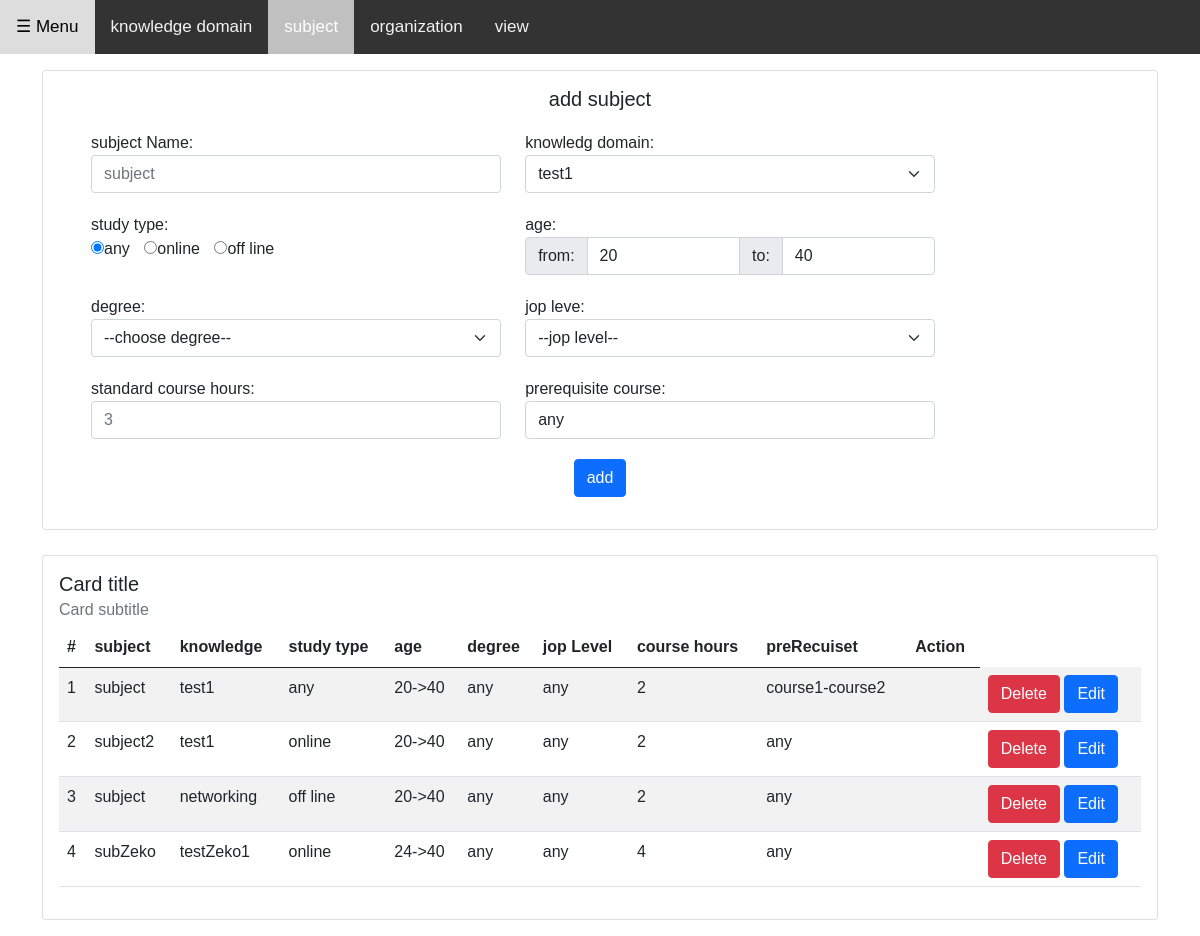
The page /subject on the database its author committed.
### tables this page shows
CREATE TABLE subjects  (id INTEGER PRIMARY KEY AUTOINCREMENT, subject TEXT NOT NULL, knowledg TEXT NOT NULL, study TEXT NOT NULL, startend TEXT NOT NULL, degree TEXT NOT NULL , joblevel TEXT NOT NULL , courseHoure TEXT NOT NULL , prerequisite TEXT NOT NULL);

### app.py (the view, shortened to what this page needs)
@app.route('/subject',methods=["POST","GET"])
def subject():
    if request.method == 'GET':
        con = sqlite3.connect("data_store.db")
        cur = con.cursor()
        con.execute("create table if not exists knowledgDomain  (id INTEGER PRIMARY KEY AUTOINCREMENT, knowledgDomainName TEXT NOT NULL, degree TEXT NOT NULL, ageRange TEXT NOT NULL, organization TEXT NOT NULL, department TEXT NOT NULL , sector TEXT NOT NULL , unit TEXT NOT NULL , jop TEXT NOT NULL , jopLevel TEXT NOT NULL , preRecuiset TEXT NOT NULL)")
        know = cur.execute("select *  from knowledgDomain  ;").fetchall()
        con.execute("create table if not exists subjects  (id INTEGER PRIMARY KEY AUTOINCREMENT, subject TEXT NOT NULL, knowledg TEXT NOT NULL, study TEXT NOT NULL, startend TEXT NOT NULL, degree TEXT NOT NULL , joblevel TEXT NOT NULL , courseHoure TEXT NOT NULL , prerequisite TEXT NOT NULL)")
        sub = cur.execute("select *  from subjects  ;").fetchall()
        print(sub)
        return render_template("subject.html",know=know,sub=sub )

### templates/subject.html (shortened to what this page needs)
<!DOCTYPE html>
<html>
<head>
<link rel="stylesheet" href="{{ url_for('static', filename='css/bootstrap.css') }}">
</head>
<body>
  <div class="topnav">
    <a class="openbtn" onclick="openNav()">☰ Menu</a>
    <a  href="/setting">knowledge domain</a>
    <a  class="active" href="/subject">subject</a>
    <a  href="/organization">organization</a>
    <a  href="/view">view</a>
  </div>
<div id="main">
  <div class="container">
    <div class="card" >
      <div class="card-body">
        <form action="/subject" method="POST">
        <center> <h5 class="card-title"> add subject </h5> </center>
          <div class="row top-buffer">
            <div class="col-sm-5">
              <label for="subject">subject Name:</label>
              <input id="subject" name ="subject" placeholder="subject"   type="text" class="form-control" aria-label="Default select example"  required>
            </div>
            <div class="col-sm-5">
                <label for="knowledg">knowledg domain:</label>
                <select  id="knowledg" name = "knowledg" class="form-select" aria-label="Default select example">
                  {% for k  in know %}
                  <option value="{{k[1]}}">{{k[1]}}</option>
                  {% endfor %}
                </select>
            </div>
          </div>
          <div class="row top-buffer">
            <div class="col-sm-5">
              <label for="study">study type:</label><br>
              <label class="radio-inline">
                <input type="radio" name="study" id="study" value="any"  checked>any
              </label>
              <label class="radio-inline">
                <input type="radio" name="study" id="study" value="online">online
              </label>
              <label class="radio-inline">
                <input type="radio" name="study" id="study" value="off line">off line
              </label>
            </div>
            <div class="col-sm-5" >
              <label >age:</label>
              <div class="input-group  "  >
                <span class="input-group-text " id="basic-addon1">from:</span>
              <input class="form-select" aria-label="Default select example" type="number" id="start" name="start" min="0" max="100" value="20" size="3" oninput="this.value = this.value.replace(/[^0-9.]/g, '').replace(/(\..*?)\..*/g, '$1');">
              <span class="input-group-text " id="basic-addon2">to:</span>
              <input  class="form-select   " aria-label="Default select example" type="number" id="end" name="end" min="0" max="100" value="40" size="3" oninput="this.value = this.value.replace(/[^0-9.]/g, '').replace(/(\..*?)\..*/g, '$1');">
            </div>
            </div>
          </div>
          <div class="row top-buffer">
            <div class="col-sm-5">
              <label for="degree">degree:</label>
              <select name="degree" id="degree" class="form-select" aria-label="Default select example">
                <option value="any">--choose degree--</option>
              </select>
            </div>
            <div class="col-sm-5">
              <label for="joblevel">jop leve:</label>
              <select name="joblevel" id="joblevel" class="form-select" aria-label="Default select example">
                <option value="any">--jop level--</option>
              </select>
            </div>
          </div>
          <div class="row top-buffer">
            <div class="col-sm-5">
              <label for="courseHoure">standard course hours:</label>
              <input id="courseHoure" name ="courseHoure" placeholder="3"   type="text"  class="form-control" aria-label="Default select example" required>
            </div>
            <div class="col-sm-5">
              <label for="prerequisite">prerequisite course:</label>
              <input id="prerequisite" name ="prerequisite" placeholder="course1-course2" value="any"  type="text"  class="form-control" aria-label="Default select example">
            </div>
          </div>
          <center><button class="btn btn-primary mb-3"  type="submit">add</button></center>
        </form >
        </div>
      </div>
      <div style="padding-top:25px;">
      <div class="card"  >
        <div class="card-body">
          <h5 class="card-title">Card title</h5>
          <h6 class="card-subtitle mb-2 text-muted">Card subtitle</h6>
          <table class="table table-striped">
            <thead>
            <tr>
                <th>#</th>
                <th>subject</th>
                <th>knowledge</th>
                <th>study type</th>
                <th>age</th>
                <th>degree</th>
                <th>jop Level</th>
                <th>course hours</th>
                <th>preRecuiset</th>
                <th>Action</th>
            </tr>
            </thead>
            <tbody>
            <tr>
                {%if not  sub %}
                <td>0</td>
                <td>none</td>
                <td>none</td>
                <td>none</td>
                <td>none</td>
                <td>none</td>
                <td>none</td>
                <td>none</td>
                <td>none</td>
                <td>none</td>
                {% elif sub %}
                {% for o  in sub  %}
                <td>{{loop.index}}</td>
                <td>{{o[1]}}</td>
                <td>{{o[2]}}</td>
                <td>{{o[3]}}</td>
                <td>{{o[4]}}</td>
                <td>{{o[5]}}</td>
                <td>{{o[6]}}</td>
                <td>{{o[7]}}</td>
                <td>{{o[8]}}</td>
                <td>{{o[9]}}</td>
                <td>
                    <a  class="btn btn-danger"  href="/subject/delete/{{o[0]}}"  >Delete</a>
                    <a  class="btn btn-primary" href="/subject/edit/{{o[0]}}"  >Edit</a>
                </td>
            </tr>
            {% endfor %}
                {% endif %}
            </tbody>
        </table>
        </div>
      </div>
    </div>
  </div>
</div>
</body>
</html>

### templates/subject.html (style rules this page uses)
body { font-family: "Lato", sans-serif; }
.openbtn { font-size: 20px; cursor: pointer; background-color: #111; color: white; padding: 10px 15px; border: none; }
#main { transition: margin-left .5s; padding: 16px; }
body { margin: 0; font-family: Arial, Helvetica, sans-serif; }
.topnav { overflow: hidden; background-color: #333; }
.topnav a { float: left; color: #f2f2f2; text-align: center; padding: 14px 16px; text-decoration: none; font-size: 17px; }
.topnav a.active { background-color: #c0c0c0; color: white; }
label { font-family: sans-serif; font-size: 1rem; padding-right: 10px; }
select { font-size: 0.9rem; padding: 2px 5px; }
.top-buffer { margin:20px; }

### rows shown on the page
subjects: subject "subject", knowledg "test1", study "any", startend "20->40", degree "any", joblevel "any", courseHoure "2", prerequisite "course1-course2"
subjects: subject "subject2", knowledg "test1", study "online", startend "20->40", degree "any", joblevel "any", courseHoure "2", prerequisite "any"
subjects: subject "subject", knowledg "networking", study "off line", startend "20->40", degree "any", joblevel "any", courseHoure "2", prerequisite "any"
subjects: subject "subZeko", knowledg "testZeko1", study "online", startend "24->40", degree "any", joblevel "any", courseHoure "4", prerequisite "any"

### other values the page prints
form field knowledg "test1"
